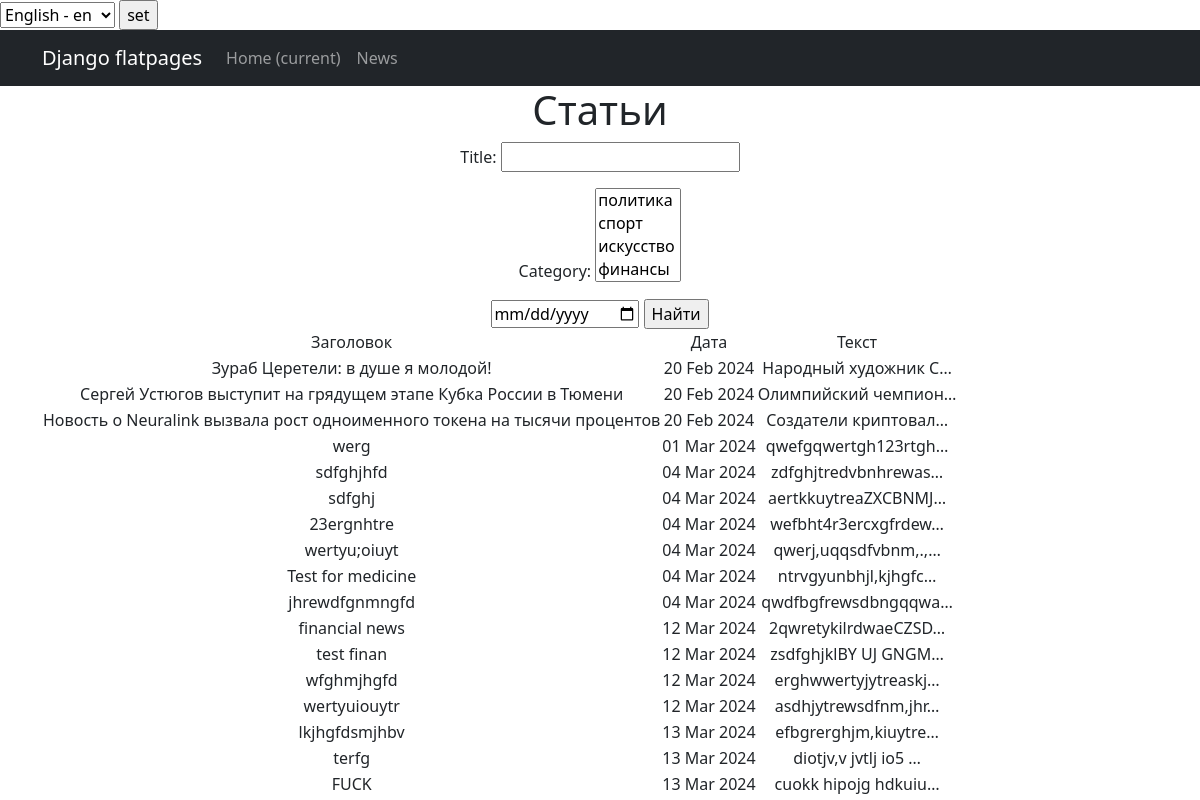
The app's page /news/search/ with its own data.
### news/models.py (models this page shows, shortened)
class Post(models.Model):
    NEWS = 'NW'
    ARTICLE = "AR"
    POSITIONS = [
        (NEWS, 'Новость'),
        (ARTICLE, 'Статья')
    ]
    author = models.ForeignKey(Author, on_delete=models.CASCADE)
    type = models.CharField(max_length=20, choices=POSITIONS, default=NEWS)
    time_in = models.DateTimeField(auto_now_add=True)
    category = models.ManyToManyField(Category, through='PostCategory')
    title = models.CharField(
        max_length=255,
        unique=True,
    )
    text = models.TextField()
    rating = models.IntegerField(default=0)

### news/views.py (the view)
# urls.py: path('search/', PostsSearch.as_view(), name='post_search'),
class PostsSearch(ListView):
    model = Post
    template_name = 'search.html'
    context_object_name = 'posts'
    def get_queryset(self):
        queryset = super().get_queryset()
        self.filterset = PostFilter(self.request.GET, queryset)
        return self.filterset.qs
    def get_context_data(self, **kwargs):
        context = super().get_context_data(**kwargs)
        context['filterset'] = self.filterset
        return context

### news/models.py (called while the page is built)
    def __str__(self):
        return self.name

### news/templatetags/custom_filters.py (called while the page is built)
@register.filter()
def censor(value):
    new_text = value.replace('редиска', 'р******')
    new_text = new_text.replace('скуф', 'ск**')
    return new_text

### templates/search.html (shortened to what this page needs)
{% extends 'flatpages/default.html' %}
{% load custom_filters %}
{% load custom_tags %}
{% block content %}
   <h1>Статьи</h1>
   <form action="" method="get">
       {{ filterset.form.as_p }}
       <input id="date_in" type="date"  />
       <input type="submit" value="Найти" />
   </form>
    {% if posts %}
        <table>
            <tr>
                <td>Заголовок</td>
                <td>Дата</td>
                <td>Текст</td>
            </tr>
            {% for post in posts %}
            <tr>
                <td>{{ post.title|censor }}</td>
                <td>{{ post.time_in|date:'d M Y' }}</td>
                <td>{{ post.text|truncatechars:20|censor }}</td>
            </tr>
            {% endfor %}
        </table>
    {% endif %}
{% endblock content %}

### records on screen
Post: title|censor "Зураб Церетели: в душе я молодой!", time_in "20 Feb 2024", text|censor "Народный художник С…"
Post: title|censor "Сергей Устюгов выступит на грядущем этапе Кубка России в Тюмени", time_in "20 Feb 2024", text|censor "Олимпийский чемпион…"
Post: title|censor "Новость о Neuralink вызвала рост одноименного токена на тысячи процентов", time_in "20 Feb 2024", text|censor "Создатели криптовал…"
Post: title|censor "werg", time_in "01 Mar 2024", text|censor "qwefgqwertgh123rtgh…"
Post: title|censor "sdfghjhfd", time_in "04 Mar 2024", text|censor "zdfghjtredvbnhrewas…"
Post: title|censor "sdfghj", time_in "04 Mar 2024", text|censor "aertkkuytreaZXCBNMJ…"
Post: title|censor "23ergnhtre", time_in "04 Mar 2024", text|censor "wefbht4r3ercxgfrdew…"
Post: title|censor "wertyu;oiuyt", time_in "04 Mar 2024", text|censor "qwerj,uqqsdfvbnm,.,…"
Post: title|censor "Test for medicine", time_in "04 Mar 2024", text|censor "ntrvgyunbhjl,kjhgfc…"
Post: title|censor "jhrewdfgnmngfd", time_in "04 Mar 2024", text|censor "qwdfbgfrewsdbngqqwa…"
Post: title|censor "financial news", time_in "12 Mar 2024", text|censor "2qwretykilrdwaeCZSD…"
Post: title|censor "test finan", time_in "12 Mar 2024", text|censor "zsdfghjklBY UJ GNGM…"
Post: title|censor "wfghmjhgfd", time_in "12 Mar 2024", text|censor "erghwwertyjytreaskj…"
Post: title|censor "wertyuiouytr", time_in "12 Mar 2024", text|censor "asdhjytrewsdfnm,jhr…"
Post: title|censor "lkjhgfdsmjhbv", time_in "13 Mar 2024", text|censor "efbgrerghjm,kiuytre…"
Post: title|censor "terfg", time_in "13 Mar 2024", text|censor "diotjv,v jvtlj io5 …"
Post: title|censor "FUCK", time_in "13 Mar 2024", text|censor "cuokk hipojg hdkuiu…"

### other values on screen
form field language "English - en"
